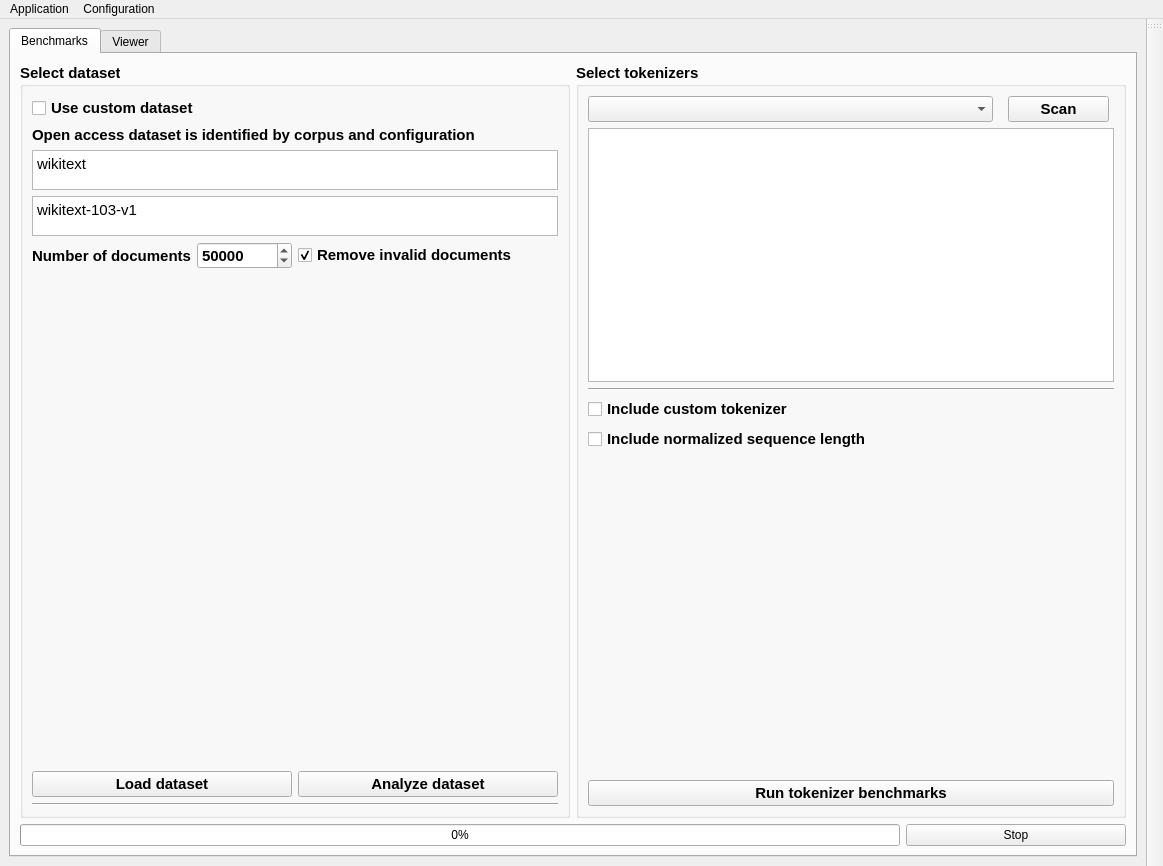
<?xml version="1.0" encoding="UTF-8"?>
<ui version="4.0">
 <class>MainWindow</class>
 <widget class="QMainWindow" name="MainWindow">
  <property name="geometry">
   <rect>
    <x>0</x>
    <y>0</y>
    <width>1163</width>
    <height>866</height>
   </rect>
  </property>
  <property name="minimumSize">
   <size>
    <width>800</width>
    <height>500</height>
   </size>
  </property>
  <property name="windowTitle">
   <string>TokenBenchy v1.4</string>
  </property>
  <property name="styleSheet">
   <string notr="true"/>
  </property>
  <widget class="QWidget" name="centralwidget">
   <property name="styleSheet">
    <string notr="true"/>
   </property>
   <layout class="QGridLayout" name="gridLayout_3">
    <item row="0" column="0">
     <widget class="QTabWidget" name="tabWidget">
      <property name="maximumSize">
       <size>
        <width>16777215</width>
        <height>16777212</height>
       </size>
      </property>
      <property name="currentIndex">
       <number>0</number>
      </property>
      <widget class="QWidget" name="benchmarkTab">
       <attribute name="title">
        <string>Benchmarks</string>
       </attribute>
       <layout class="QVBoxLayout" name="verticalLayout_2">
        <item>
         <layout class="QHBoxLayout" name="horizontalLayout" stretch="0,0">
          <item>
           <widget class="QGroupBox" name="datasetGroup">
            <property name="font">
             <font>
              <pointsize>11</pointsize>
              <bold>true</bold>
             </font>
            </property>
            <property name="title">
             <string>Select dataset</string>
            </property>
            <layout class="QVBoxLayout" name="verticalLayout_3">
             <item>
              <widget class="QCheckBox" name="useCustomDataset">
               <property name="text">
                <string>Use custom dataset</string>
               </property>
              </widget>
             </item>
             <item>
              <widget class="QLabel" name="datasetLabel">
               <property name="text">
                <string>Open access dataset is identified by corpus and configuration</string>
               </property>
              </widget>
             </item>
             <item>
              <widget class="QTextEdit" name="datasetCorpus">
               <property name="maximumSize">
                <size>
                 <width>16777215</width>
                 <height>40</height>
                </size>
               </property>
               <property name="font">
                <font>
                 <pointsize>11</pointsize>
                 <bold>true</bold>
                </font>
               </property>
               <property name="html">
                <string>&lt;!DOCTYPE HTML PUBLIC &quot;-//W3C//DTD HTML 4.0//EN&quot; &quot;http://www.w3.org/TR/REC-html40/strict.dtd&quot;&gt;
&lt;html&gt;&lt;head&gt;&lt;meta name=&quot;qrichtext&quot; content=&quot;1&quot; /&gt;&lt;meta charset=&quot;utf-8&quot; /&gt;&lt;style type=&quot;text/css&quot;&gt;
p, li { white-space: pre-wrap; }
hr { height: 1px; border-width: 0; }
li.unchecked::marker { content: &quot;\2610&quot;; }
li.checked::marker { content: &quot;\2612&quot;; }
&lt;/style&gt;&lt;/head&gt;&lt;body style=&quot; font-family:'Segoe UI'; font-size:11pt; font-weight:700; font-style:normal;&quot;&gt;
&lt;p style=&quot; margin-top:0px; margin-bottom:0px; margin-left:0px; margin-right:0px; -qt-block-indent:0; text-indent:0px;&quot;&gt;&lt;span style=&quot; font-weight:400;&quot;&gt;wikitext&lt;/span&gt;&lt;/p&gt;&lt;/body&gt;&lt;/html&gt;</string>
               </property>
              </widget>
             </item>
             <item>
              <widget class="QTextEdit" name="datasetConfig">
               <property name="maximumSize">
                <size>
                 <width>16777215</width>
                 <height>40</height>
                </size>
               </property>
               <property name="font">
                <font>
                 <pointsize>11</pointsize>
                 <bold>true</bold>
                </font>
               </property>
               <property name="html">
                <string>&lt;!DOCTYPE HTML PUBLIC &quot;-//W3C//DTD HTML 4.0//EN&quot; &quot;http://www.w3.org/TR/REC-html40/strict.dtd&quot;&gt;
&lt;html&gt;&lt;head&gt;&lt;meta name=&quot;qrichtext&quot; content=&quot;1&quot; /&gt;&lt;meta charset=&quot;utf-8&quot; /&gt;&lt;style type=&quot;text/css&quot;&gt;
p, li { white-space: pre-wrap; }
hr { height: 1px; border-width: 0; }
li.unchecked::marker { content: &quot;\2610&quot;; }
li.checked::marker { content: &quot;\2612&quot;; }
&lt;/style&gt;&lt;/head&gt;&lt;body style=&quot; font-family:'Segoe UI'; font-size:11pt; font-weight:700; font-style:normal;&quot;&gt;
&lt;p style=&quot; margin-top:0px; margin-bottom:0px; margin-left:0px; margin-right:0px; -qt-block-indent:0; text-indent:0px;&quot;&gt;&lt;span style=&quot; font-weight:400;&quot;&gt;wikitext-103-v1&lt;/span&gt;&lt;/p&gt;&lt;/body&gt;&lt;/html&gt;</string>
               </property>
              </widget>
             </item>
             <item>
              <layout class="QHBoxLayout" name="horizontalLayout_4">
               <item>
                <layout class="QHBoxLayout" name="horizontalLayout_6">
                 <item>
                  <widget class="QLabel" name="NDLabel">
                   <property name="text">
                    <string>Number of documents</string>
                   </property>
                  </widget>
                 </item>
                 <item>
                  <widget class="QSpinBox" name="numDocs">
                   <property name="toolTip">
                    <string>&lt;html&gt;&lt;head/&gt;&lt;body&gt;&lt;p&gt;Maximum number of documents to consider for both dataset analysis and tokenizers benchmarks&lt;/p&gt;&lt;/body&gt;&lt;/html&gt;</string>
                   </property>
                   <property name="maximum">
                    <number>1000000000</number>
                   </property>
                   <property name="value">
                    <number>50000</number>
                   </property>
                  </widget>
                 </item>
                </layout>
               </item>
               <item>
                <widget class="QCheckBox" name="removeInvalid">
                 <property name="toolTip">
                  <string>&lt;html&gt;&lt;head/&gt;&lt;body&gt;&lt;p&gt;Empty documents will be removed from the dataset and never saved&lt;/p&gt;&lt;/body&gt;&lt;/html&gt;</string>
                 </property>
                 <property name="text">
                  <string>Remove invalid documents</string>
                 </property>
                 <property name="checked">
                  <bool>true</bool>
                 </property>
                </widget>
               </item>
              </layout>
             </item>
             <item>
              <spacer name="verticalSpacer">
               <property name="orientation">
                <enum>Qt::Orientation::Vertical</enum>
               </property>
               <property name="sizeHint" stdset="0">
                <size>
                 <width>20</width>
                 <height>40</height>
                </size>
               </property>
              </spacer>
             </item>
             <item>
              <layout class="QHBoxLayout" name="horizontalLayout_2">
               <item>
                <widget class="QPushButton" name="loadDataset">
                 <property name="toolTip">
                  <string>&lt;html&gt;&lt;head/&gt;&lt;body&gt;&lt;p&gt;&lt;span style=&quot; font-weight:400;&quot;&gt;Download and save the selected text dataset from HuggingFace. Database update may take a while if the dataset is very large &lt;/span&gt;&lt;/p&gt;&lt;/body&gt;&lt;/html&gt;</string>
                 </property>
                 <property name="text">
                  <string>Load dataset</string>
                 </property>
                </widget>
               </item>
               <item>
                <widget class="QPushButton" name="analyzeDataset">
                 <property name="text">
                  <string>Analyze dataset</string>
                 </property>
                </widget>
               </item>
              </layout>
             </item>
             <item>
              <widget class="Line" name="line">
               <property name="orientation">
                <enum>Qt::Orientation::Horizontal</enum>
               </property>
              </widget>
             </item>
            </layout>
           </widget>
          </item>
          <item>
           <widget class="QGroupBox" name="tokenizerGroup">
            <property name="font">
             <font>
              <pointsize>11</pointsize>
              <bold>true</bold>
             </font>
            </property>
            <property name="title">
             <string>Select tokenizers</string>
            </property>
            <layout class="QVBoxLayout" name="verticalLayout_6">
             <item>
              <layout class="QHBoxLayout" name="selectTokenizerLayout" stretch="4,1">
               <property name="spacing">
                <number>15</number>
               </property>
               <property name="rightMargin">
                <number>5</number>
               </property>
               <item>
                <widget class="QComboBox" name="selectTokenizers"/>
               </item>
               <item>
                <widget class="QPushButton" name="scanHF">
                 <property name="text">
                  <string>Scan</string>
                 </property>
                </widget>
               </item>
              </layout>
             </item>
             <item>
              <layout class="QVBoxLayout" name="verticalLayout">
               <item>
                <widget class="QPlainTextEdit" name="tokenizersToBenchmark">
                 <property name="toolTip">
                  <string>&lt;html&gt;&lt;head/&gt;&lt;body&gt;&lt;p&gt;Add tokenizers here using their string identifier from HuggingFace&lt;/p&gt;&lt;/body&gt;&lt;/html&gt;</string>
                 </property>
                </widget>
               </item>
               <item>
                <widget class="Line" name="line_2">
                 <property name="orientation">
                  <enum>Qt::Orientation::Horizontal</enum>
                 </property>
                </widget>
               </item>
               <item>
                <widget class="QCheckBox" name="includeCustomToken">
                 <property name="toolTip">
                  <string>&lt;html&gt;&lt;head/&gt;&lt;body&gt;&lt;p&gt;If you have a custom tokenizer, you can include it in the benchmarks. Remember to add the tokenizer files into resources/tokenizers/custom&lt;/p&gt;&lt;/body&gt;&lt;/html&gt;</string>
                 </property>
                 <property name="text">
                  <string>Include custom tokenizer</string>
                 </property>
                </widget>
               </item>
               <item>
                <widget class="QCheckBox" name="includeNSL">
                 <property name="text">
                  <string>Include normalized sequence length</string>
                 </property>
                </widget>
               </item>
              </layout>
             </item>
             <item>
              <spacer name="verticalSpacer_2">
               <property name="orientation">
                <enum>Qt::Orientation::Vertical</enum>
               </property>
               <property name="sizeHint" stdset="0">
                <size>
                 <width>20</width>
                 <height>40</height>
                </size>
               </property>
              </spacer>
             </item>
             <item>
              <widget class="QPushButton" name="runBenchmarks">
               <property name="text">
                <string>Run tokenizer benchmarks</string>
               </property>
              </widget>
             </item>
            </layout>
           </widget>
          </item>
         </layout>
        </item>
        <item>
         <layout class="QHBoxLayout" name="progressBarLayout" stretch="4,1">
          <item>
           <widget class="QProgressBar" name="progressBar">
            <property name="maximumSize">
             <size>
              <width>16777215</width>
              <height>50</height>
             </size>
            </property>
            <property name="value">
             <number>0</number>
            </property>
           </widget>
          </item>
          <item>
           <widget class="QPushButton" name="stopThread">
            <property name="text">
             <string>Stop</string>
            </property>
           </widget>
          </item>
         </layout>
        </item>
       </layout>
      </widget>
      <widget class="QWidget" name="viewerTab">
       <attribute name="title">
        <string>Viewer</string>
       </attribute>
       <layout class="QHBoxLayout" name="horizontalLayout_7">
        <item>
         <layout class="QHBoxLayout" name="viewerLayout">
          <item>
           <layout class="QVBoxLayout" name="verticalLayout_5">
            <item>
             <widget class="QGraphicsView" name="figureCanvas"/>
            </item>
            <item>
             <widget class="QPushButton" name="visualizeResults">
              <property name="text">
               <string>Visualize benchmarks results</string>
              </property>
             </widget>
            </item>
            <item>
             <widget class="QPushButton" name="clearImg">
              <property name="text">
               <string>Clear</string>
              </property>
             </widget>
            </item>
            <item>
             <layout class="QHBoxLayout" name="horizontalLayout_3">
              <item>
               <widget class="QPushButton" name="previousImg">
                <property name="text">
                 <string>Previous</string>
                </property>
               </widget>
              </item>
              <item>
               <widget class="QPushButton" name="nextImg">
                <property name="text">
                 <string>Next</string>
                </property>
               </widget>
              </item>
             </layout>
            </item>
           </layout>
          </item>
          <item>
           <widget class="QGroupBox" name="imageOptionsGroup">
            <property name="title">
             <string>Options</string>
            </property>
            <layout class="QVBoxLayout" name="verticalLayout_4">
             <item>
              <layout class="QHBoxLayout" name="horizontalLayout_5">
               <item>
                <widget class="QLabel" name="DPILabel">
                 <property name="text">
                  <string>Image DPI</string>
                 </property>
                </widget>
               </item>
               <item>
                <widget class="QSpinBox" name="imageDPI">
                 <property name="maximum">
                  <number>4096</number>
                 </property>
                 <property name="value">
                  <number>400</number>
                 </property>
                </widget>
               </item>
              </layout>
             </item>
             <item>
              <spacer name="verticalSpacer_3">
               <property name="orientation">
                <enum>Qt::Orientation::Vertical</enum>
               </property>
               <property name="sizeHint" stdset="0">
                <size>
                 <width>20</width>
                 <height>40</height>
                </size>
               </property>
              </spacer>
             </item>
            </layout>
           </widget>
          </item>
         </layout>
        </item>
       </layout>
      </widget>
     </widget>
    </item>
   </layout>
  </widget>
  <widget class="QMenuBar" name="menubar">
   <property name="geometry">
    <rect>
     <x>0</x>
     <y>0</y>
     <width>1163</width>
     <height>27</height>
    </rect>
   </property>
   <widget class="QMenu" name="menuApplication">
    <property name="title">
     <string>Application</string>
    </property>
    <addaction name="actionReloadApp"/>
   </widget>
   <widget class="QMenu" name="menuConfiguration">
    <property name="title">
     <string>Configuration</string>
    </property>
    <addaction name="actionSaveConfig"/>
    <addaction name="actionLoadConfig"/>
   </widget>
   <addaction name="menuApplication"/>
   <addaction name="menuConfiguration"/>
  </widget>
  <widget class="QToolBar" name="toolBar">
   <property name="windowTitle">
    <string>toolBar</string>
   </property>
   <attribute name="toolBarArea">
    <enum>RightToolBarArea</enum>
   </attribute>
   <attribute name="toolBarBreak">
    <bool>false</bool>
   </attribute>
  </widget>
  <action name="actionReloadApp">
   <property name="text">
    <string>Reload application</string>
   </property>
  </action>
  <action name="actionSaveConfig">
   <property name="text">
    <string>Save current configuration</string>
   </property>
  </action>
  <action name="actionLoadConfig">
   <property name="text">
    <string>Load configuration</string>
   </property>
  </action>
 </widget>
 <resources/>
 <connections/>
</ui>
